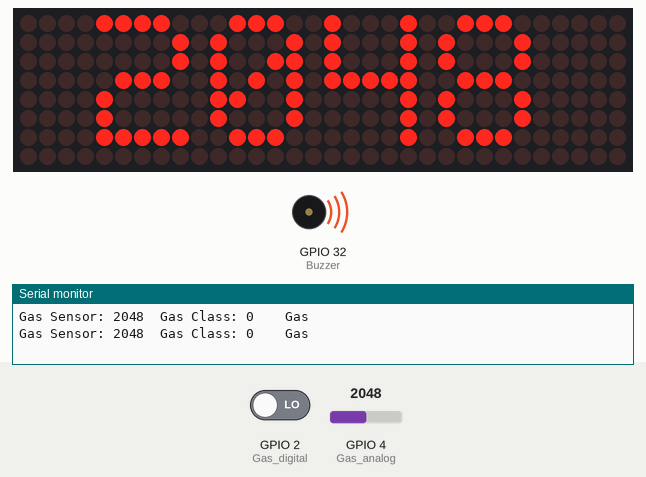
Simulated run of this sketch. Board: ESP32. Shown: 32×8 LED matrix, buzzer (waves = sounding, pin HIGH), the last lines printed to the serial monitor. Inputs (shaded band) come from the test bench; at power-on: GPIO 4 (Gas_analog) = 2048, GPIO 2 (Gas_digital) LOW.

Above: at 1.9 s.
2.0 s: GPIO 4 (Gas_analog) set to 960
At 3.3 s:
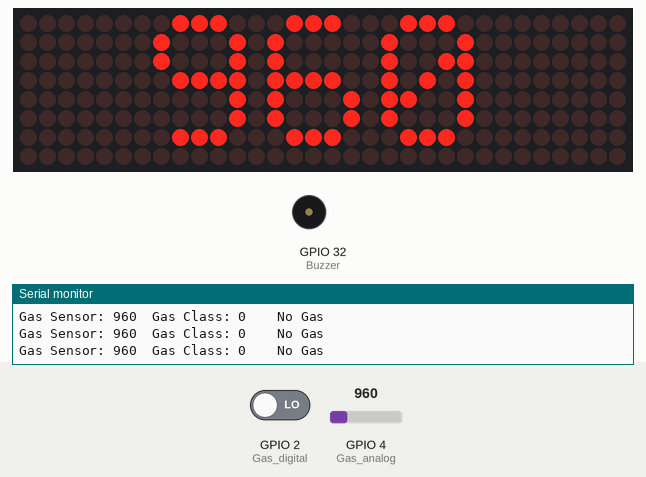
3.7 s: GPIO 4 (Gas_analog) set to 1040
At 4.5 s:
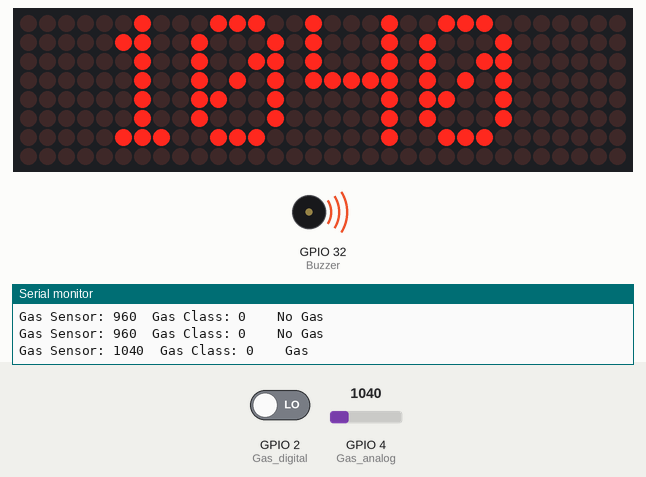
6.2 s: GPIO 4 (Gas_analog) set to 1228
At 7.3 s:
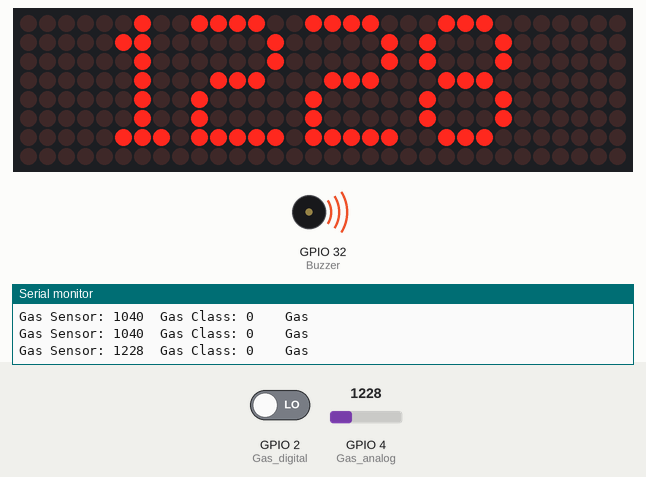
Timing chart, 0 to 15.5 s (numbered marks = the images above; inputs shaded):
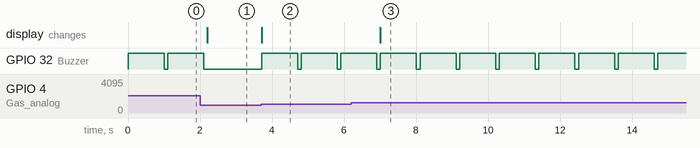

Measured:
- after the input at 2.0 s, GPIO 32 (Buzzer): goes on until 2.1 s, then stays LOW; the display: changes after 0.20 s (image 1)
- after the input at 3.7 s, GPIO 32 (Buzzer): alternates HIGH for 1.0 s and LOW for 0.10 s, starting at once; the display: changes at once (image 2)
- after the input at 6.2 s, the display: changes after 0.81 s (image 3)

The sketch:

sketch_may24b.ino
```cpp
#include <MD_Parola.h>
#include <MD_MAX72xx.h>

#define HARDWARE_TYPE MD_MAX72XX::FC16_HW
#define MAX_DEVICES 4
#define CS_PIN 5

MD_Parola Display = MD_Parola(HARDWARE_TYPE, CS_PIN, MAX_DEVICES);
//int Buzzer = 6;        // used for Arduino
//int Gas_analog = A0;    // used for Arduino
//int Gas_digital = 7;   // used for Arduino

//int Buzzer = D2;        // used for ESP8266
//int Gas_analog = A0;    // used for ESP8266
//int Gas_digital = D1;   // used for ESP8266

int Buzzer = 32;        // used for ESP32
int Gas_analog = 4;    // used for ESP32
int Gas_digital = 2;   // used for ESP32


void setup() {
  Serial.begin(115200);
  pinMode(Buzzer, OUTPUT);
  pinMode(Gas_digital, INPUT);
  Display.begin();
  Display.setIntensity(0);
  Display.displayClear();
}

void loop() {
  int gassensorAnalog = analogRead(Gas_analog);
  int gassensorDigital = digitalRead(Gas_digital);

  Serial.print("Gas Sensor: ");
  Serial.print(gassensorAnalog);
  Serial.print("\t");
  Serial.print("Gas Class: ");
  Serial.print(gassensorDigital);
  Serial.print("\t");
  Serial.print("\t");

  Display.setTextAlignment(PA_CENTER);
  Display.print(String(gassensorAnalog));
  Display.setInvert(false);

  if (gassensorAnalog > 1000) {
    Serial.println("Gas");
    digitalWrite (Buzzer, HIGH) ; //send tone
    delay(1000);
    digitalWrite (Buzzer, LOW) ;  //no tone
  }
  else {
    Serial.println("No Gas");
  }
  delay(100);
}
```
